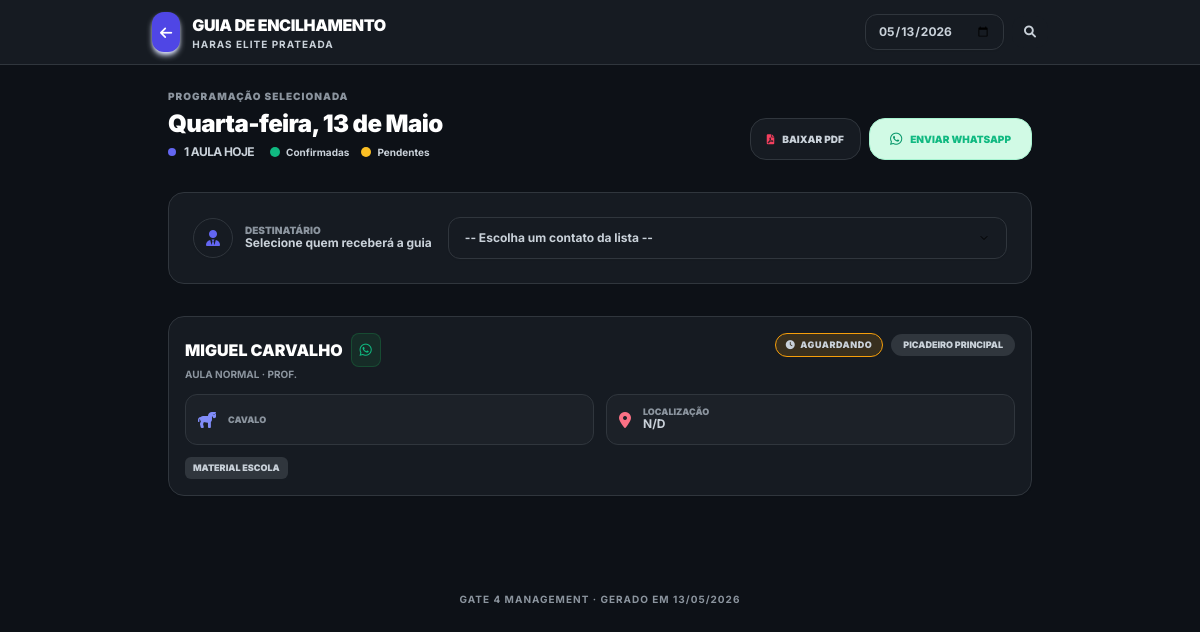
Before: /encilhamento/ (signed in) with the older database file.
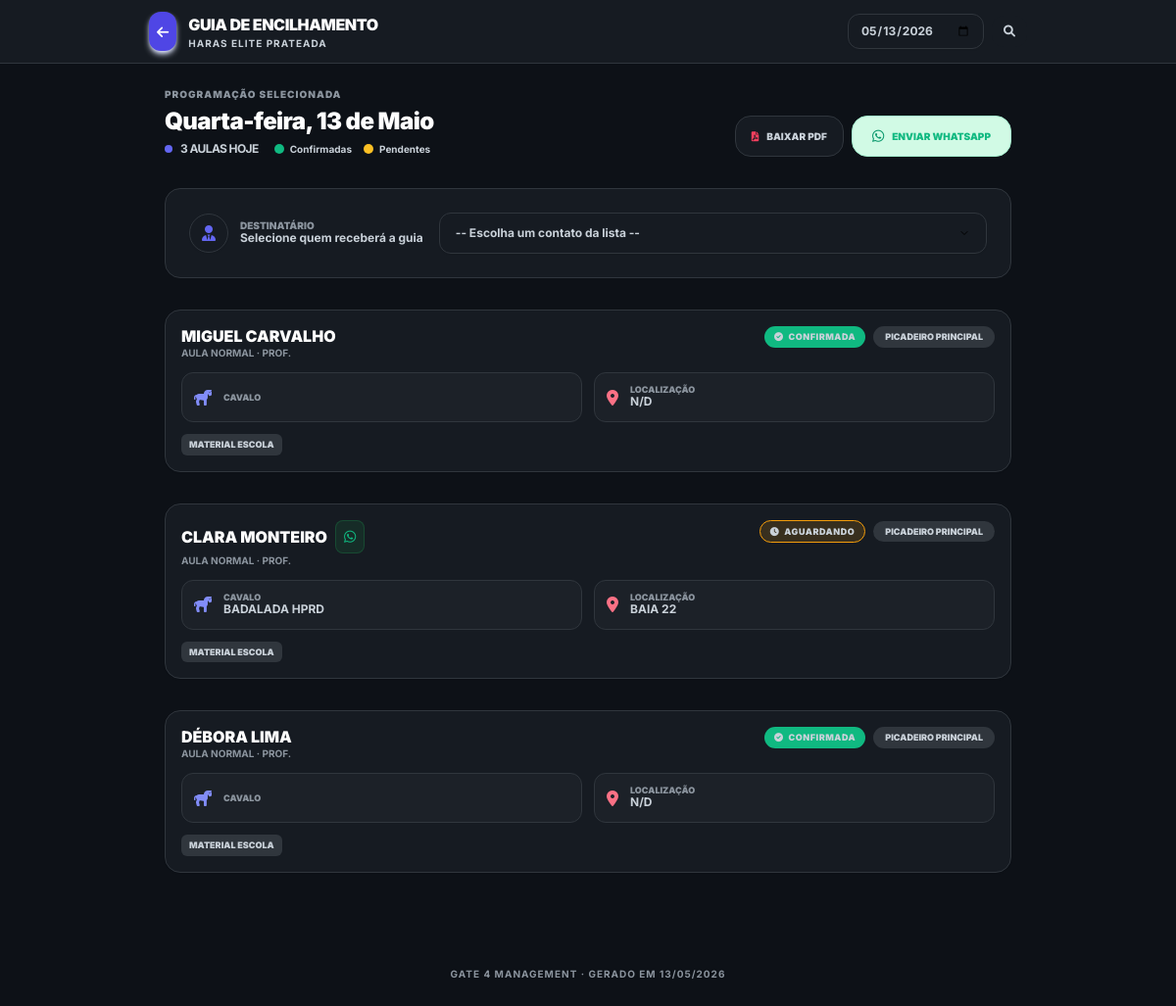
After: the same page with the newer database file.
### gateagora/models.py (models this page shows, shortened)
class Aula(models.Model):
    LOCAIS_CHOICES = [
        ('picadeiro_1', 'Picadeiro Principal'),
        ('picadeiro_2', 'Picadeiro Coberto'),
        ('pista_salto', 'Pista de Salto'),
    ]
    empresa = models.ForeignKey(Empresa, on_delete=models.CASCADE)
    TIPO_AULA_CHOICES = [('NORMAL', 'Aula Normal'), ('RECUPERAR', 'Aula a Recuperar')]
    aluno = models.ForeignKey(Aluno, on_delete=models.CASCADE, related_name='aulas')
    cavalo = models.ForeignKey(Cavalo, on_delete=models.SET_NULL, null=True, blank=True, related_name='aulas')
    instrutor = models.ForeignKey(
        Perfil,
        on_delete=models.SET_NULL,
        null=True, blank=True,
        related_name='aulas_ministradas',
        limit_choices_to={'cargo': 'Professor'}
    )
    data_hora = models.DateTimeField(db_index=True)
    local = models.CharField(max_length=20, choices=LOCAIS_CHOICES, default='picadeiro_1')
    tipo = models.CharField(max_length=15, choices=TIPO_AULA_CHOICES, default='NORMAL')
    concluida = models.BooleanField(default=False)
    relatorio_treino = models.TextField(blank=True)
    class Meta:
        ordering = ["data_hora"]
        indexes = [models.Index(fields=["empresa", "data_hora"])]
        verbose_name = "Aula 📅"
        verbose_name_plural = "Aulas 📅"

class Aluno(models.Model):
    empresa = models.ForeignKey(Empresa, on_delete=models.CASCADE)
    nome = models.CharField(max_length=200)
    ativo = models.BooleanField(default=True)
    streak_atual = models.PositiveIntegerField(default=0)
    melhor_streak = models.PositiveIntegerField(default=0)
    valor_aula = models.DecimalField(max_digits=10, decimal_places=2, default=Decimal('150.00'))
    plano = models.ForeignKey(
        'Plano',
        on_delete=models.SET_NULL,
        null=True,
        blank=True,
        verbose_name="Plano Contratado"
    )
    foto = models.ImageField(
        upload_to='alunos/',
        null=True,
        blank=True,
        verbose_name="Foto do Aluno",
        help_text="⚠️ Tamanho máximo: 5MB. Formatos aceitos: JPG, PNG."
    )
    perfil_usuario = models.OneToOneField(
        'Perfil',
        on_delete=models.SET_NULL,
        null=True,
        blank=True,
        related_name='aluno_vinculado',
        verbose_name="Login do Aluno",
        help_text="Perfil de acesso do aluno ao sistema"
    )
    class Meta:
        ordering = ['nome']
        indexes = [models.Index(fields=["empresa", "nome"])]
        verbose_name = "Aluno 🧑‍🎓"
        verbose_name_plural = "Alunos 🧑‍🎓"
    @property
    def telefone_limpo(self):
        tel = ""
        if self.perfil_usuario and self.perfil_usuario.telefone:
            tel = self.perfil_usuario.telefone
        elif hasattr(self, 'telefone') and self.telefone:
            tel = self.telefone
        return "".join(filter(str.isdigit, str(tel or "")))

class Cavalo(models.Model):
    CATEGORIA_CHOICES = [
        ('PROPRIO', 'Próprio (Escola)'),
        ('HOTELARIA', 'Hotelaria (Particular)'),
    ]
    STATUS_SAUDE_CHOICES = [
        ('Saudável', 'Saudável'),
        ('Alerta', 'Alerta'),
        ('Doente', 'Doente'),
        ('Tratamento', 'Em Tratamento'),
    ]
    LOCAL_DORMIDA = [
        ('BAIA', 'Dorme na Baia'),
        ('PIQUETE', 'Dorme no Piquete'),
    ]
    RACA_CHOICES = [
        ('mang_marchador', 'Mangalarga Marchador'),
        ('quarto_milha', 'Quarto de Milha'),
        ('psl', 'Puro Sangue Lusitano'),
        ('crioulo', 'Crioulo'),
        ('hipismo', 'Cavalo de Hipismo (BH)'),
        ('srd', 'Sem Raça Definida'),
    ]
    ATIVIDADE_CHOICES = [
        ('0.018', 'Leve (Passeio/Aposentado)'),
        ('0.025', 'Moderada (Escola/Aulas)'),
        ('0.035', 'Intensa (Salto/Competição)'),
    ]
    USA_FERRADURA_CHOICES = [
        ('SIM', 'Ferrado (Usa Ferradura)'),
        ('NAO', 'Descalço (Apenas Casqueamento)'),
    ]
    empresa = models.ForeignKey(Empresa, on_delete=models.CASCADE)
    nome = models.CharField(max_length=100)
    categoria = models.CharField(max_length=20, choices=CATEGORIA_CHOICES, default='PROPRIO')
    status_saude = models.CharField(max_length=20, choices=STATUS_SAUDE_CHOICES, default='Saudável')
    onde_dorme = models.CharField(max_length=10, choices=LOCAL_DORMIDA, default='BAIA')
    foto = models.ImageField(
        upload_to='cavalos/',
        null=True,
        blank=True,
        verbose_name="Foto do Cavalo",
        help_text="⚠️ Tamanho máximo: 5MB. Formatos aceitos: JPG, PNG."
    )
    raca = models.ForeignKey(
        'RacaCavalo',
        on_delete=models.SET_NULL,
        null=True,
        blank=True,
        verbose_name="Raça"
    )
    peso = models.FloatField(
        default=450.0,
        validators=[MinValueValidator(100)],
        help_text="Peso aproximado para cálculo de ração"
    )
    fator_atividade = models.CharField(max_length=10, choices=ATIVIDADE_CHOICES, default='0.025')
    tipo_sela = models.CharField(max_length=100, blank=True, help_text="Ex: Sela Salto Americana")
    tipo_cabecada = models.CharField(max_length=100, blank=True, help_text="Ex: Cabeçada com Freio D")
    material_proprio = models.BooleanField(default=False, help_text="Marque se o material for exclusivo do proprietário")
    baia = models.OneToOneField(Baia, on_delete=models.SET_NULL, null=True, blank=True)
    piquete = models.ForeignKey(Piquete, on_delete=models.SET_NULL, null=True, blank=True)
    proprietario = models.ForeignKey(
        Aluno,
        on_delete=models.CASCADE,
        related_name='cavalos',
        help_text="Se for Próprio, vincular ao gestor ou escola"
    )
    ultima_vacina = models.DateField(null=True, blank=True)
    ultimo_vermifugo = models.DateField(null=True, blank=True)
    ultimo_ferrageamento = models.DateField(null=True, blank=True)
    ultimo_casqueamento = models.DateField(null=True, blank=True)
    usa_ferradura = models.CharField(
        max_length=3,
        choices=USA_FERRADURA_CHOICES,
        default='NAO',
        verbose_name="Usa Ferradura?"
    )
    racao_tipo = models.CharField(max_length=100, blank=True, help_text="Ex: Guabi Equi-S")
    racao_qtd_manha = models.CharField(max_length=50, blank=True, help_text="Ex: 2kg")
    racao_qtd_noite = models.CharField(max_length=50, blank=True, help_text="Ex: 2kg")
    feno_tipo = models.CharField(max_length=100, blank=True, default="Coast Cross")
    feno_qtd = models.CharField(max_length=100, blank=True, default="À vontade")
    complemento_nutricional = models.TextField(blank=True)
    mensalidade_baia = models.DecimalField(max_digits=10, decimal_places=2, default=Decimal('1000.00'))
    class Meta:
        ordering = ['nome']
        indexes = [
            models.Index(fields=["empresa", "status_saude"]),
            models.Index(fields=["empresa", "categoria"]),
        ]
        verbose_name = "Cavalo 🐴"
        verbose_name_plural = "Cavalos 🐴"

class Baia(models.Model):
    empresa = models.ForeignKey(Empresa, on_delete=models.CASCADE)
    numero = models.CharField(max_length=10)
    status = models.CharField(
        max_length=20,
        choices=[('Livre', 'Livre'), ('Ocupada', 'Ocupada')],
        default='Livre'
    )
    class Meta:
        constraints = [
            models.UniqueConstraint(fields=['empresa', 'numero'], name='uq_baia_empresa_numero')
        ]
        indexes = [models.Index(fields=["empresa", "status"])]
        verbose_name = "Baia 🛖"
        verbose_name_plural = "Baias 🛖"

### gateagora/views.py (the view)
# urls.py: path('encilhamento/',          views.encilhamento,          name='encilhamento'),
@login_required
def encilhamento(request):
    empresa  = request.empresa
    if empresa is None:
        try:
            empresa = request.user.perfil.empresa
        except:
            empresa = None
    data_str = request.GET.get('data', '')
    contatos_funcionarios = []
    funcionarios = (
        Perfil.objects
        .filter(empresa=empresa)
        .select_related('user')
        .order_by('user__first_name')
    )
    for f in funcionarios:
        fone_cru = getattr(f, 'telefone', '') or ''
        telefone = ''.join(filter(str.isdigit, str(fone_cru)))
        if telefone:
            nome_completo = f.user.get_full_name() or f.user.username
            contatos_funcionarios.append({
                "nome":     f"{nome_completo} (Cavalariço)",
                "telefone": telefone,
            })
    contatos_clientes = []
    alunos = Aluno.objects.filter(empresa=empresa).order_by('nome')
    for a in alunos:
        fone_cru = getattr(a, 'telefone', '') or ''
        telefone = ''.join(filter(str.isdigit, str(fone_cru)))
        if telefone:
            contatos_clientes.append({
                "nome":     a.nome,
                "telefone": telefone,
            })
    aulas, data_selecionada = _get_aulas_encilhamento(empresa, data_str)
    context = {
        "brand_name":            BRAND_NAME,
        "empresa":               empresa,
        "aulas":                 aulas,
        "total_aulas":           len(aulas),
        "data_selecionada":      data_selecionada,
        "contatos_funcionarios": contatos_funcionarios,
        "contatos_clientes":     contatos_clientes,
        "force_light_theme":     True,
    }
    return render(request, "gateagora/encilhamento.html", context)

### gateagora/templates/gateagora/encilhamento.html (shortened to what the changed rows need)
{% load static %}
<!DOCTYPE html>
<html lang="pt-br">
<head>
  <script src="https://cdn.tailwindcss.com"></script>
  <link rel="stylesheet" href="https://cdnjs.cloudflare.com/ajax/libs/font-awesome/6.0.0/css/all.min.css"/>
  <link rel="stylesheet" href="{% static 'css/themes.css' %}">
</head>
<body class="pb-12">
<nav class="glass sticky top-0 z-50 px-5 py-3 mb-6">
  <div class="max-w-4xl mx-auto flex justify-between items-center">
    <div class="flex items-center gap-3">
      <div>
        <h1 class="text-base font-black text-slate-900 uppercase tracking-tight">Guia de Encilhamento</h1>
      </div>
    </div>
  </div>
</nav>
<div class="max-w-4xl mx-auto px-4">
  <div class="flex flex-col sm:flex-row justify-between items-end gap-4 mb-8">
    <div>
      <h2 class="text-2xl font-black text-slate-900 tracking-tight">{{ data_selecionada|date:"l, d \d\e F"|capfirst }}</h2>
      <div class="flex items-center gap-4 mt-1">
          <div class="flex items-center gap-2">
              <span class="w-2 h-2 bg-indigo-500 rounded-full animate-pulse"></span>
              <p class="text-xs text-indigo-600 font-bold uppercase tracking-tighter">{{ total_aulas }} aula{{ total_aulas|pluralize }} hoje</p>
          </div>
      </div>
    </div>
  </div>
  {% if aulas %}
  <div class="grid grid-cols-1 gap-4">
    {% for aula in aulas %}
    <div class="card p-4 mb-4 shadow-sm border border-slate-200">
      <div class="flex-1">
        <div class="flex justify-between items-start mb-3">
          <div>
            <div class="flex items-center gap-2">
              <h3 class="font-black text-slate-900 text-base uppercase leading-tight">
                  {{ aula.aluno.nome }}
              </h3>
              {% if not aula.concluida and not aula.is_confirmada and not aula.nome_turma %}
                  <a href="https://wa.me/55{{ aula.aluno.telefone_limpo }}?text=Olá, *{{ aula.aluno.nome }}*! 😊%0A%0APassando para lembrar da sua aula no *Haras Elite Prateada*.%0A%0A📅 *Data:* {{ aula.data_hora|date:'d/m' }}%0A⏰ *Horário:* {{ aula.data_hora|date:'H:i' }}%0A🐴 *Cavalo:* {{ aula.cavalo.nome }}%0A%0ASua confirmação é muito importante para organizarmos o encilhamento.%0APode confirmar pelo link abaixo?%0A%0Ahttps://tinyurl.com/Gate4login/minhas-aulas/%0A%0AContamos com você! ✨"
                    target="_blank"
                    class="flex items-center gap-1 bg-green-500/10 text-green-500 border border-green-500/20 px-2 py-1.5 rounded-lg hover:bg-green-500 hover:text-white transition-all text-[9px] font-bold"
                    title="Enviar lembrete profissional">
                      <i class="fa-brands fa-whatsapp text-sm"></i>
                  </a>
              {% endif %}
            </div>
            <p class="text-[10px] text-slate-500 font-bold uppercase">
              {{ aula.get_tipo_display }} {% if aula.instrutor %}· Prof. {{ aula.instrutor.user.first_name }}{% endif %}
            </p>
          </div>
          <div class="flex items-center gap-2 flex-wrap justify-end">
            {% if aula.is_confirmada %}
              <span class="badge-confirmado"><i class="fa-solid fa-circle-check"></i> Confirmada</span>
            {% else %}
              <span class="badge-pendente"><i class="fa-solid fa-clock"></i> Aguardando</span>
            {% endif %}
            <span class="text-[9px] font-black px-3 py-1 rounded-full uppercase bg-slate-700 text-slate-300">
              {{ aula.get_local_display }}
            </span>
          </div>
        </div>
        <div class="grid grid-cols-1 sm:grid-cols-2 gap-3">
          <div class="flex items-center gap-3 p-3 bg-slate-800 rounded-xl border border-slate-700">
            <i class="fa-solid fa-horse text-indigo-400"></i>
            <div>
              <p class="text-[9px] text-slate-400 font-black uppercase leading-none">Cavalo</p>
              <p class="text-xs font-bold text-slate-100 uppercase">{{ aula.cavalo.nome }}</p>
            </div>
          </div>
          <div class="flex items-center gap-3 p-3 bg-slate-800 rounded-xl border border-slate-700">
            <i class="fa-solid fa-location-dot text-rose-400"></i>
            <div>
              <p class="text-[9px] text-slate-400 font-black uppercase leading-none">Localização</p>
              <p class="text-xs font-bold text-slate-100 uppercase">
                {% if aula.cavalo.baia %}Baia {{ aula.cavalo.baia.numero }}
                {% elif aula.cavalo.piquete %}Piquete: {{ aula.cavalo.piquete.nome }}
                {% else %}N/D{% endif %}
              </p>
            </div>
          </div>
        </div>
        <div class="mt-3 flex items-center gap-2">
          {% if aula.cavalo.material_proprio %}
            <span class="text-[9px] font-black uppercase bg-amber-500/20 text-amber-400 border border-amber-400 px-2 py-1 rounded-md">
              <i class="fa-solid fa-lock mr-1"></i> Material Próprio
            </span>
          {% else %}
            <span class="text-[9px] font-black uppercase bg-slate-700 text-slate-300 px-2 py-1 rounded-md">
              Material Escola
            </span>
          {% endif %}
        </div>
      </div> </div> {% endfor %}
  </div>
  {% else %}
  <div class="card p-16 text-center">
    <i class="fa-solid fa-calendar-xmark text-5xl text-slate-200 mb-4"></i>
    <p class="text-slate-400 font-bold uppercase text-sm">Nenhuma aula programada.</p>
  </div>
  {% endif %}
</div>
</body>
</html>

Changed rows visible on the page:
changed Aula "MIGUEL CARVALHO": concluida False → True (drawn); text "AGUARDANDO" → "CONFIRMADA"
added Aula: aluno.nome "CLARA MONTEIRO", tipo "AULA NORMAL", shows "AGUARDANDO", local "PICADEIRO PRINCIPAL", cavalo.nome "BADALADA HPRD", cavalo.baia.numero "22", shows "MATERIAL ESCOLA"
added Aula: aluno.nome "DÉBORA LIMA", tipo "AULA NORMAL", shows "CONFIRMADA", local "PICADEIRO PRINCIPAL", shows "N/D", shows "MATERIAL ESCOLA"
Other visible differences:
{{ total_aulas }}: "1" → "3"
